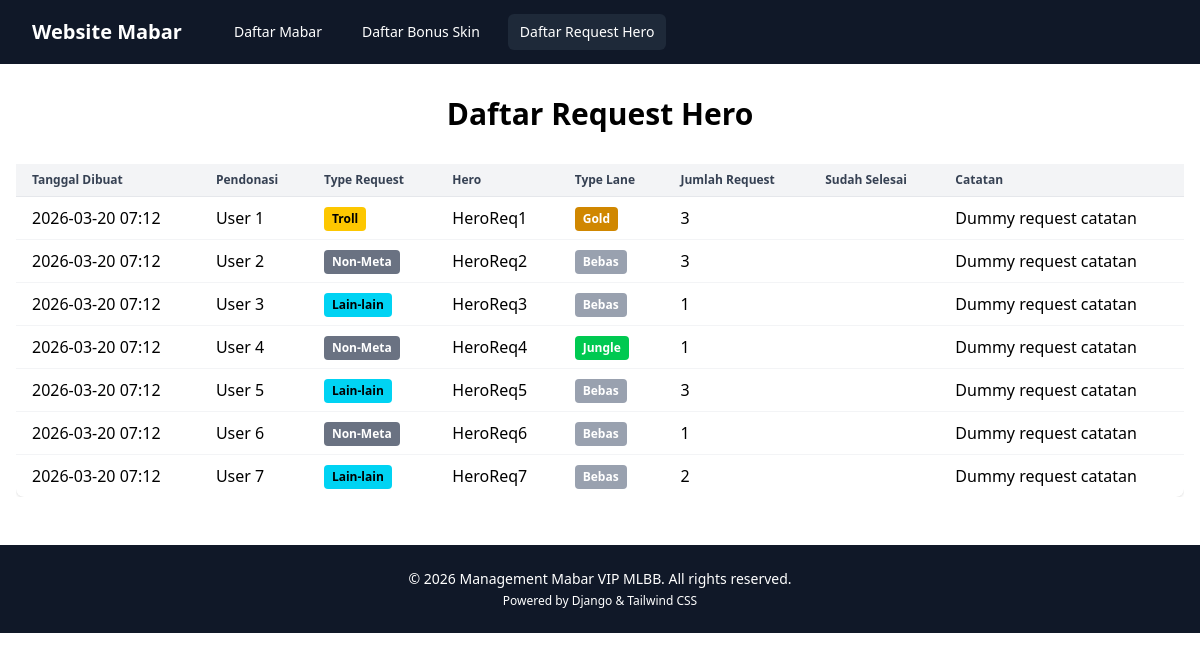
The page /public/list-req-hero/ on the database as committed earlier.
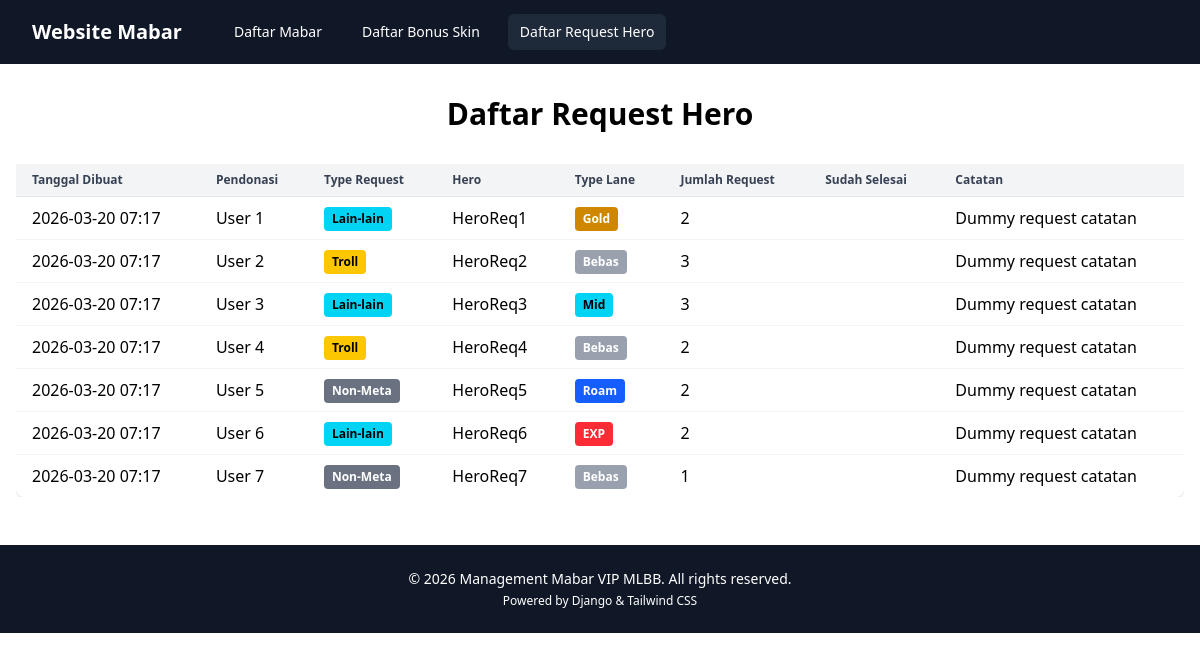
The same page on the database as committed later.
### mabar/models.py (models this page shows, shortened)
class RequestHero(models.Model):
    TYPE_REQUEST_CHOICES = [
        ('meta', 'Hero Meta'),
        ('non_meta', 'Hero Non-Meta'),
        ('troll', 'Hero Troll'),
        ('lain', 'Lain-lain')
    ]
    TYPE_LANE_CHOICES = [
        ('roam', 'Roam'),
        ('gold', 'Gold Lane'),
        ('jungle', 'Jungle'),
        ('mid', 'Mid Lane'),
        ('exp', 'EXP Lane'),
        ('bebas', 'Bebas'),
    ]
    donate_name = models.CharField(
        max_length=100,
        verbose_name="Pendonasi"
    )
    type_request = models.CharField(
        max_length=10,
        choices=TYPE_REQUEST_CHOICES,
        default='lain',
        verbose_name="Tipe Request"
    )
    hero_name = models.CharField(
        max_length=100,
        verbose_name="Nama Hero"
    )
    type_lane = models.CharField(
        max_length=10,
        choices=TYPE_LANE_CHOICES,
        default='bebas',
        verbose_name="Tipe Lane"
    )
    count = models.IntegerField(
        default=1,
        verbose_name="Jumlah Request"
    )
    catatan = models.TextField(
        default="-",
        blank=True,
        verbose_name="Catatan"
    )
    is_done = models.BooleanField(
        default=False,
        verbose_name="Sudah Selesai"
    )
    date_created = models.DateTimeField(
        auto_now_add=True,
        verbose_name="Tanggal Dibuat"
    )
    class Meta:
        verbose_name = 'Request Hero'
        verbose_name_plural = 'Request Heroes'
        ordering = ['-date_created']

### mabar/views.py (the view)
# urls.py: path('list-req-hero/', views.request_hero_list, name='request_hero_list'),
def request_hero_list(request):
    requests = RequestHero.objects.all().order_by('date_created')
    return render(request, 'public/request_hero_list.html', {'requests': requests})

### mabar/templates/public/request_hero_list.html (shortened to what this page needs)
{% extends 'public/base.html' %}
{% block content %}
<h1 class="text-3xl font-bold text-center mb-8">Daftar Request Hero</h1>
<div class="overflow-x-auto">
    <table class="min-w-full divide-y divide-gray-200 bg-white rounded-lg shadow">
        <thead class="bg-gray-100">
            <tr>
                <th class="px-4 py-2 text-left text-xs font-semibold text-gray-700">Tanggal Dibuat</th>
                <th class="px-4 py-2 text-left text-xs font-semibold text-gray-700">Pendonasi</th>
                <th class="px-4 py-2 text-left text-xs font-semibold text-gray-700">Type Request</th>
                <th class="px-4 py-2 text-left text-xs font-semibold text-gray-700">Hero</th>
                <th class="px-4 py-2 text-left text-xs font-semibold text-gray-700">Type Lane</th>
                <th class="px-4 py-2 text-left text-xs font-semibold text-gray-700">Jumlah Request</th>
                <th class="px-4 py-2 text-left text-xs font-semibold text-gray-700">Sudah Selesai</th>
                <th class="px-4 py-2 text-left text-xs font-semibold text-gray-700">Catatan</th>
            </tr>
        </thead>
        <tbody class="divide-y divide-gray-100">
            {% for request in requests %}
            <tr class="hover:bg-gray-50">
                <td class="px-4 py-2">{{ request.date_created|date:'Y-m-d H:i' }}</td>
                <td class="px-4 py-2">{{ request.donate_name }}</td>
                <td class="px-4 py-2">
                    {% if request.type_request == 'meta' %}
                        <span class="inline-block px-2 py-1 rounded bg-blue-600 text-white text-xs font-semibold">Meta</span>
                    {% elif request.type_request == 'non_meta' %}
                        <span class="inline-block px-2 py-1 rounded bg-gray-500 text-white text-xs font-semibold">Non-Meta</span>
                    {% elif request.type_request == 'troll' %}
                        <span class="inline-block px-2 py-1 rounded bg-yellow-400 text-black text-xs font-semibold">Troll</span>
                    {% elif request.type_request == 'lain' %}
                        <span class="inline-block px-2 py-1 rounded bg-cyan-400 text-black text-xs font-semibold">Lain-lain</span>
                    {% endif %}
                </td>
                <td class="px-4 py-2">{{ request.hero_name }}</td>
                <td class="px-4 py-2">
                    {% if request.type_lane == 'roam' %}
                        <span class="inline-block px-2 py-1 rounded bg-blue-600 text-white text-xs font-semibold">Roam</span>
                    {% elif request.type_lane == 'gold' %}
                        <span class="inline-block px-2 py-1 rounded bg-yellow-600 text-white text-xs font-semibold">Gold</span>
                    {% elif request.type_lane == 'jungle' %}
                        <span class="inline-block px-2 py-1 rounded bg-green-500 text-white text-xs font-semibold">Jungle</span>
                    {% elif request.type_lane == 'mid' %}
                        <span class="inline-block px-2 py-1 rounded bg-cyan-400 text-black text-xs font-semibold">Mid</span>
                    {% elif request.type_lane == 'exp' %}
                        <span class="inline-block px-2 py-1 rounded bg-red-500 text-white text-xs font-semibold">EXP</span>
                    {% elif request.type_lane == 'bebas' %}
                        <span class="inline-block px-2 py-1 rounded bg-gray-400 text-white text-xs font-semibold">Bebas</span>
                    {% endif %}
                </td>
                <td class="px-4 py-2">{{ request.count }}</td>
                <td class="px-4 py-2 text-center">
                </td>
                <td class="px-4 py-2">{{ request.catatan }}</td>
            </tr>
            {% endfor %}
        </tbody>
    </table>
</div>
{% endblock %}

### mabar/templates/public/base.html (shortened to what this page needs)
<!DOCTYPE html>
<html lang="en">
<head>
    <script src="https://cdn.jsdelivr.net/npm/@tailwindcss/browser@4"></script>
    <link rel="stylesheet" href="https://cdn.jsdelivr.net/npm/@tabler/icons-webfont@latest/dist/tabler-icons.min.css" />
</head>
<body>
<nav class="bg-gray-900 text-white">
    <div class="max-w-7xl mx-auto px-4 sm:px-6 lg:px-8">
        <div class="flex items-center justify-between h-16">
            <div class="flex items-center">
                <a class="text-xl font-bold" href="{% url 'mabar_list' %}">Website Mabar</a>
                <div class="ml-10 flex items-baseline space-x-4">
                    <a class="px-3 py-2 rounded-md text-sm font-medium {% if request.resolver_match.url_name == 'mabar_list' %}bg-gray-800{% endif %}" href="{% url 'mabar_list' %}">Daftar Mabar</a>
                    <a class="px-3 py-2 rounded-md text-sm font-medium {% if request.resolver_match.url_name == 'bonus_skin_list' %}bg-gray-800{% endif %}" href="{% url 'bonus_skin_list' %}">Daftar Bonus Skin</a>
                    <a class="px-3 py-2 rounded-md text-sm font-medium {% if request.resolver_match.url_name == 'request_hero_list' %}bg-gray-800{% endif %}" href="{% url 'request_hero_list' %}">Daftar Request Hero</a>
                </div>
            </div>
        </div>
    </div>
</nav>
<div class="max-w-7xl mx-auto mt-8 px-4">
    {% block content %}
    {% endblock %}
</div>
<footer class="bg-gray-900 text-white mt-12 py-6">
    <div class="max-w-7xl mx-auto px-4 text-center">
        <p class="text-sm">&copy; {{ now|default:2026 }} Management Mabar VIP MLBB. All rights reserved.</p>
        <p class="text-xs mt-1">Powered by Django & Tailwind CSS</p>
    </div>
</footer>
</body>
</html>

Rows that differ between the two databases and show on the page:
removed RequestHero: date_created "2026-03-20 07:12", donate_name "User 1", type_request "Troll", hero_name "HeroReq1", type_lane "Gold", count "3", catatan "Dummy request catatan"
removed RequestHero: date_created "2026-03-20 07:12", donate_name "User 2", type_request "Non-Meta", hero_name "HeroReq2", type_lane "Bebas", count "3", catatan "Dummy request catatan"
removed RequestHero: date_created "2026-03-20 07:12", donate_name "User 3", type_request "Lain-lain", hero_name "HeroReq3", type_lane "Bebas", count "1", catatan "Dummy request catatan"
removed RequestHero: date_created "2026-03-20 07:12", donate_name "User 4", type_request "Non-Meta", hero_name "HeroReq4", type_lane "Jungle", count "1", catatan "Dummy request catatan"
removed RequestHero: date_created "2026-03-20 07:12", donate_name "User 5", type_request "Lain-lain", hero_name "HeroReq5", type_lane "Bebas", count "3", catatan "Dummy request catatan"
removed RequestHero: date_created "2026-03-20 07:12", donate_name "User 6", type_request "Non-Meta", hero_name "HeroReq6", type_lane "Bebas", count "1", catatan "Dummy request catatan"
removed RequestHero: date_created "2026-03-20 07:12", donate_name "User 7", type_request "Lain-lain", hero_name "HeroReq7", type_lane "Bebas", count "2", catatan "Dummy request catatan"
added RequestHero: date_created "2026-03-20 07:17", donate_name "User 1", type_request "Lain-lain", hero_name "HeroReq1", type_lane "Gold", count "2", catatan "Dummy request catatan"
added RequestHero: date_created "2026-03-20 07:17", donate_name "User 2", type_request "Troll", hero_name "HeroReq2", type_lane "Bebas", count "3", catatan "Dummy request catatan"
added RequestHero: date_created "2026-03-20 07:17", donate_name "User 3", type_request "Lain-lain", hero_name "HeroReq3", type_lane "Mid", count "3", catatan "Dummy request catatan"
added RequestHero: date_created "2026-03-20 07:17", donate_name "User 4", type_request "Troll", hero_name "HeroReq4", type_lane "Bebas", count "2", catatan "Dummy request catatan"
added RequestHero: date_created "2026-03-20 07:17", donate_name "User 5", type_request "Non-Meta", hero_name "HeroReq5", type_lane "Roam", count "2", catatan "Dummy request catatan"
added RequestHero: date_created "2026-03-20 07:17", donate_name "User 6", type_request "Lain-lain", hero_name "HeroReq6", type_lane "EXP", count "2", catatan "Dummy request catatan"
added RequestHero: date_created "2026-03-20 07:17", donate_name "User 7", type_request "Non-Meta", hero_name "HeroReq7", type_lane "Bebas", count "1", catatan "Dummy request catatan"
